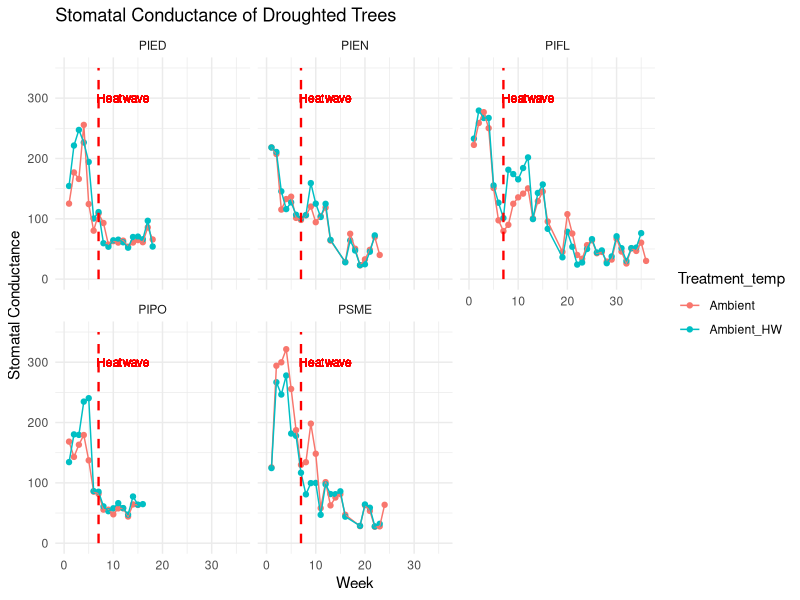
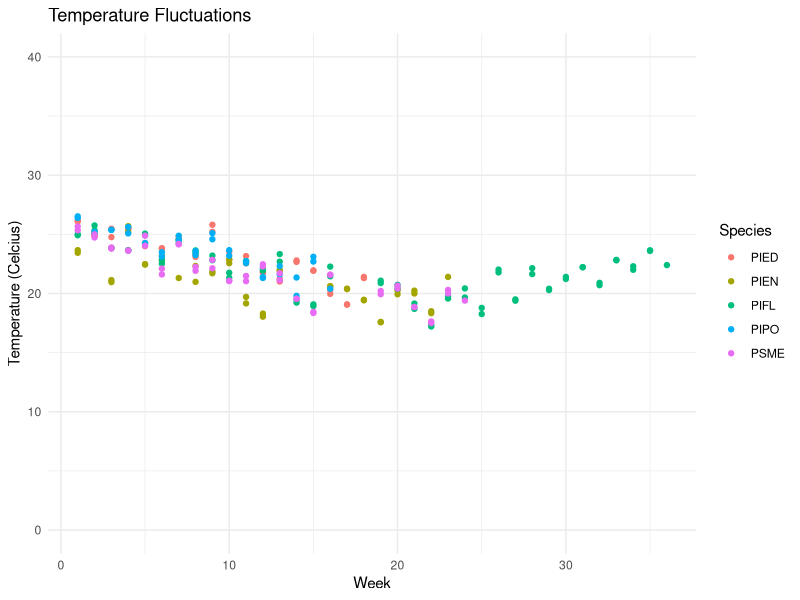
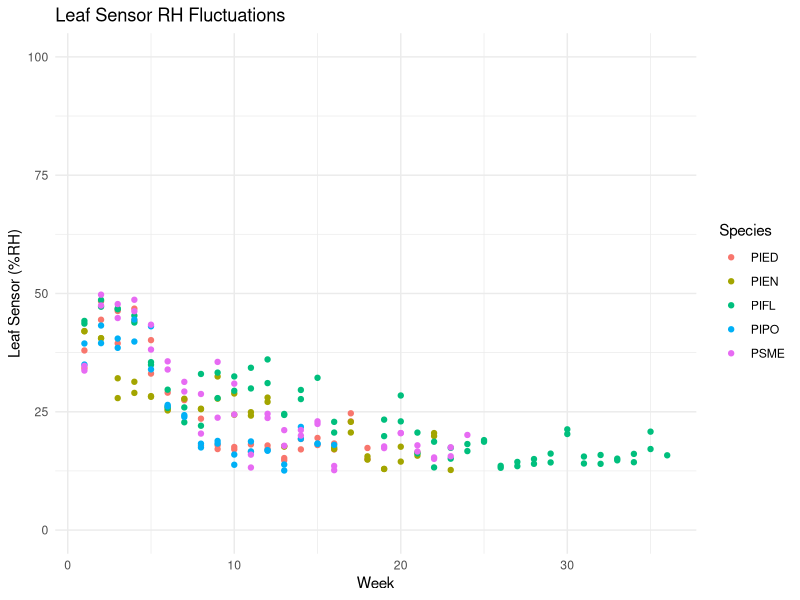
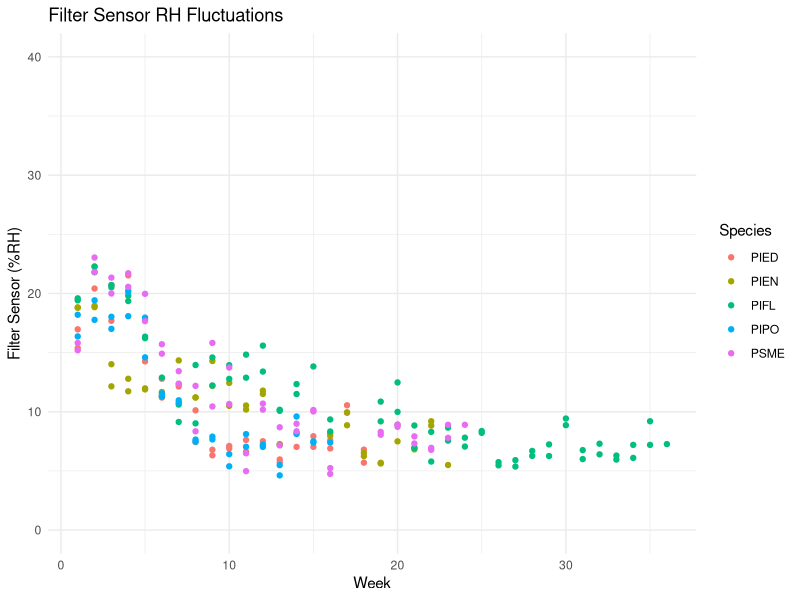

The R script that drew these images, in order:
#QAQC - check porometer data against plant data
#Alexandra Lalor
#allielalor@email.arizona.edu
#allielalor@gmail.com
#First created: 2022-07-07
#Last updated: 2022-07-07

#load tidyverse
library(tidyverse)

#read in csvs
Phase1_Porometer_QAQC <- read_csv("data_QAQC/Phase1_Porometer_QAQC.csv")

#filter for porometer data
Phase1_Porometer_QAQC <- Phase1_Porometer_QAQC %>% 
  filter(PorometerSubset == "yes", !is.na(Porometer))

#check out data
glimpse(Phase1_Porometer_QAQC)

#convert variables
#if needed, convert time from double <dbl> to character <chr>
Phase1_Porometer_QAQC <- Phase1_Porometer_QAQC %>% 
  mutate(Time = ifelse(Time < 1000 & Time > 30, paste0("0", Phase1_Porometer$Time), 
                       ifelse(Time == 30, paste0("00", Phase1_Porometer$Time), 
                              ifelse(Time == 0, paste0("000", Phase1_Porometer$Time), Time))))
Phase1_Porometer_QAQC$DateTime <- as.POSIXct(Phase1_Porometer_QAQC$DateTime, format = "%m/%d/%Y %H:%M")
Phase1_Porometer_QAQC$Date <- as.Date(Phase1_Porometer_QAQC$Date, format = "%m/%d/%Y")

Phase1_Porometer_QAQC$Phase <- as.factor(Phase1_Porometer_QAQC$Phase)
Phase1_Porometer_QAQC$Chamber <- as.factor(Phase1_Porometer_QAQC$Chamber)
Phase1_Porometer_QAQC$ScientificName <- as.factor(Phase1_Porometer_QAQC$ScientificName)
Phase1_Porometer_QAQC$CommonName <- as.factor(Phase1_Porometer_QAQC$CommonName)
Phase1_Porometer_QAQC$Species <- as.factor(Phase1_Porometer_QAQC$Species)
Phase1_Porometer_QAQC$Treatment_temp <- as.factor(Phase1_Porometer_QAQC$Treatment_temp)
Phase1_Porometer_QAQC$Treatment_water <- as.factor(Phase1_Porometer_QAQC$Treatment_water)
Phase1_Porometer_QAQC$PorometerSubset <- as.factor(Phase1_Porometer_QAQC$PorometerSubset)
Phase1_Porometer_QAQC$Whorls <- as.factor(Phase1_Porometer_QAQC$Whorls)
Phase1_Porometer_QAQC$PercentBrown <- as.factor(Phase1_Porometer_QAQC$PercentBrown)
Phase1_Porometer_QAQC$Dead <- as.factor(Phase1_Porometer_QAQC$Dead)

################################################################################

#summarize average data 
Phase1_Porometer_QAQC_sum <- Phase1_Porometer_QAQC %>%
  group_by(Species, Week, Treatment_temp, Treatment_water) %>% 
  summarize(Porometer = mean(Porometer),
            Temperature = mean(Temperature_C),
            LeafSensor = mean(LeafSensor_PercentRH),
            FilterSensor = mean(FilterSensor_PercentRH)) %>% 
  arrange(Species, Week)

#Look at droughted trees
Phase1_Porometer_QAQC_sum_graph <- Phase1_Porometer_QAQC_sum %>% 
  filter(Treatment_water == "Drought") 
  # filter(Species == "PIPO" | Species == "PIED")


#Graphs!
#Porometer Conductance
Phase1_Porometer_QAQC_sum_graph %>% 
  group_by(Treatment_temp) %>%
  ggplot(aes(x = Week,
             y = Porometer,
             color = Treatment_temp)) +
  geom_point() +
  geom_line() +
  ylim(0, 350) +
  xlim(0,36) +
  annotate("segment",
           x = 7, xend = 7,
           y = 0, yend = 350,
           color = "red",
           linetype = "dashed",
           size = 0.8) +
  geom_text(label = "Heatwave",
            x = 12, y = 300, color = "red", size = 3) +
  facet_wrap(~Species) +
  xlab("Week") +
  ylab("Stomatal Conductance") +
  labs(title = "Stomatal Conductance of Droughted Trees") +
  theme_minimal()

#Porometer Temperatures
Phase1_Porometer_QAQC_sum_graph %>% 
  group_by(Species) %>%
  ggplot(aes(x = Week,
             y = Temperature,
             color = Species)) +
  geom_point() +
  ylim(0, 40) +
  xlab("Week") +
  ylab("Temperature (Celcius)") +
  labs(title = "Temperature Fluctuations") +
  theme_minimal()

#Porometer Leaf Sensor RH
Phase1_Porometer_QAQC_sum_graph %>% 
  group_by(Species) %>%
  ggplot(aes(x = Week,
             y = LeafSensor,
             color = Species)) +
  geom_point() +
  ylim(0, 100) +
  xlab("Week") +
  ylab("Leaf Sensor (%RH)") +
  labs(title = "Leaf Sensor RH Fluctuations") +
  theme_minimal()

#Porometer Filter Sensor RH
Phase1_Porometer_QAQC_sum_graph %>% 
  group_by(Species) %>%
  ggplot(aes(x = Week,
             y = FilterSensor,
             color = Species)) +
  geom_point() +
  ylim(0, 40) +
  xlab("Week") +
  ylab("Filter Sensor (%RH)") +
  labs(title = "Filter Sensor RH Fluctuations") +
  theme_minimal()

